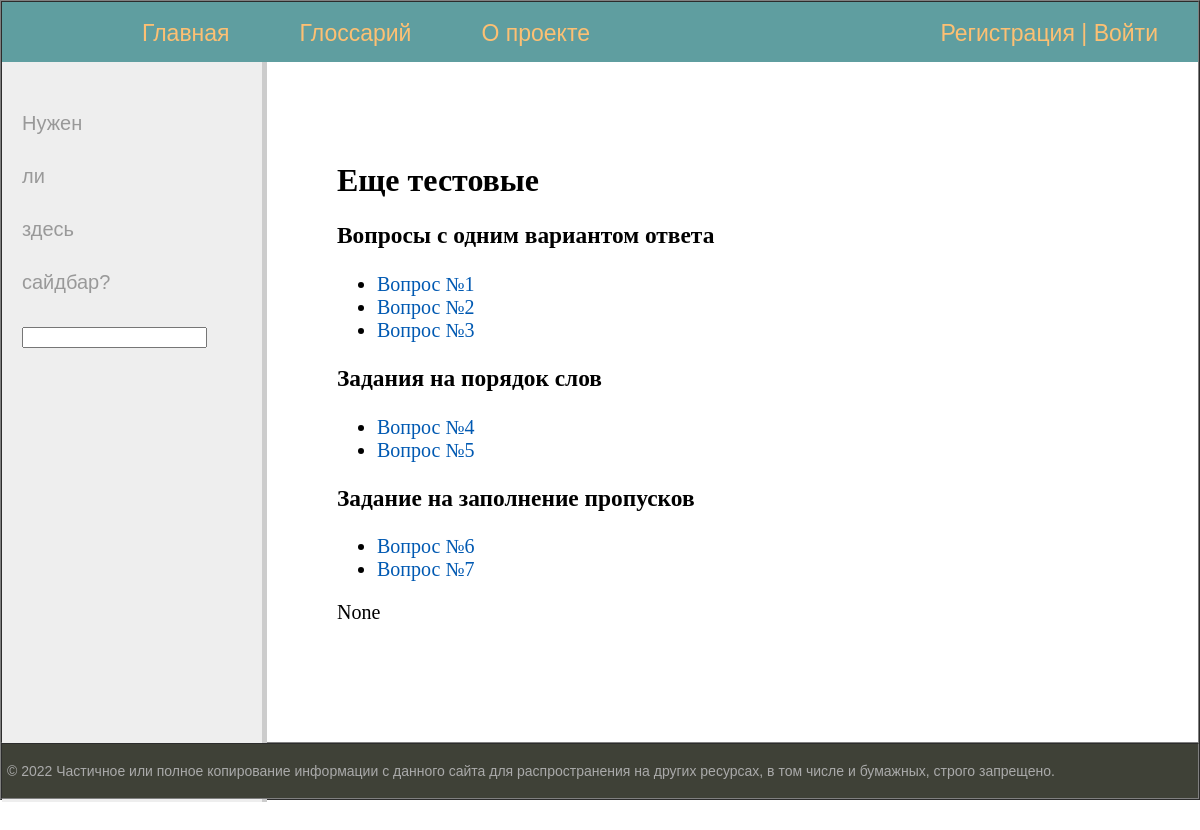
Page /course2/ on the committed database.
### kalm_quizes/models.py (models this page shows, shortened)
class Quiz(models.Model):
    quiz_number = models.IntegerField(default=0)
    quiz_name = models.CharField(max_length=150)
    class Meta:
        verbose_name = 'Курс'
        verbose_name_plural = 'Курсы'

class SingleChoice(models.Model):
    quiz = models.ForeignKey(Quiz, on_delete=models.CASCADE)
    question_number = models.IntegerField(default=0)
    question_text = models.TextField(unique=True)
    right_answer = models.CharField(max_length=100)
    wrong_answer_1 = models.CharField(max_length=100)
    wrong_answer_2 = models.CharField(max_length=100)
    wrong_answer_3 = models.CharField(max_length=100)
    class Meta:
        verbose_name = 'Вопрос с одним вариантом ответа'
        verbose_name_plural = 'Вопросы с одним вариантом ответа'

class PutInOrder(models.Model):
    quiz = models.ForeignKey(Quiz, on_delete=models.CASCADE)
    question_number = models.IntegerField(default=0)
    question_text = models.TextField(default='')
    text_for_ordering = models.TextField(default='')
    class Meta:
        verbose_name = 'Задание на порядок слов'
        verbose_name_plural = 'Задания на порядок слов'

class PutInGaps(models.Model):
    quiz = models.ForeignKey(Quiz, on_delete=models.CASCADE)
    question_number = models.IntegerField(default=0)
    question_text = models.TextField(unique=True)
    right_answer = models.CharField(max_length=225, default='')
    choices_list = models.CharField(max_length=225, default='')
    class Meta:
        verbose_name = 'Задание на заполнение пропусков'
        verbose_name_plural = 'Задания для заполнения пропусков'

### kalm_quizes/views.py (the view)
    def quiz_page_wrapper(request, quiz_id):
        user_pk = request.user.pk
        profile = None
        if request.user.is_authenticated:
            try:
                profile = UserCourseProfile.objects.get(user_id=user_pk, quiz_id=quiz_id)
            except UserCourseProfile.DoesNotExist:
                profile = UserCourseProfile.objects.create(quiz_id=quiz_id, user_id=user_pk)
        return func(request, quiz_id, profile)

### kalm_quizes/views.py (called while the page is built)
def get_quiz_stat(request):
    if request.user.is_authenticated:
        quizes_stat = []
        user_profile_records = request.user.usercourseprofile_set.all()
        for rec in user_profile_records:
            right_answers_count = len(UserCourseAnswers.objects.filter(user=rec.user_id,
                                                                       quiz=rec.quiz_id,
                                                                       result=1))
            quiz = Quiz.objects.get(pk=rec.quiz_id)
            quizes_stat.append((quiz, right_answers_count))
    else:
        quizes_stat = None
    return quizes_stat

def user_profile_decorator(func):
    def quiz_page_wrapper(request, quiz_id):
        user_pk = request.user.pk
        profile = None
        if request.user.is_authenticated:
            try:
                profile = UserCourseProfile.objects.get(user_id=user_pk, quiz_id=quiz_id)
            except UserCourseProfile.DoesNotExist:
                profile = UserCourseProfile.objects.create(quiz_id=quiz_id, user_id=user_pk)
        return func(request, quiz_id, profile)
    return quiz_page_wrapper

@user_profile_decorator
def quiz_page(request, quiz_id, profile):
    quiz = get_object_or_404(Quiz, pk=quiz_id)
    single_choices_list = quiz.singlechoice_set.all()
    put_in_gaps_list = quiz.putingaps_set.all()
    put_in_order_list = quiz.putinorder_set.all()
    context = {
        'menu': menu,
        'quiz': quiz,
        'single_choices_list': single_choices_list,
        'put_in_order_list': put_in_order_list,
        'put_in_gaps_list': put_in_gaps_list,
        'profile': profile,
        'quizes_stat': get_quiz_stat(request)
    }
    return render(request, 'kalm_quizes/quiz_page_template.html', context)

### templates/kalm_quizes/quiz_page_template.html (shortened to what this page needs)
{% extends 'kalm_quizes/base_template_1.html' %}
{% load static %}
{% block content %}
    <h1>{{quiz.quiz_name}}</h1>
    <h3>Вопросы с одним вариантом ответа</h3>
        <ul>
        {% for single_choice in single_choices_list %}
            <li><a href="{% url 'kalm_quizes:single_choice_page' quiz.id single_choice.question_number %}">Вопрос №{{ single_choice.question_number}}</a></li>
        {% endfor %}
        </ul>
    <h3>Задания на порядок слов</h3>
         <ul>
        {% for put_in_order in put_in_order_list %}
             <li><a href="{% url 'kalm_quizes:put_in_order_page' quiz.id put_in_order.question_number %}">Вопрос №{{ put_in_order.question_number }}</a></li>
        {% endfor %}
        </ul>
    <h3>Задание на заполнение пропусков</h3>
         <ul>
        {% for put_in_gaps in put_in_gaps_list %}
            <li><a href="{% url 'kalm_quizes:put_in_gaps_page' quiz.id put_in_gaps.question_number %}">Вопрос №{{ put_in_gaps.question_number }}</a></li>
        {% endfor %}
        </ul>
    <p>{{quizes_stat}}</p>
{% endblock %}

### kalm_quizes/static/kalm_quizes/css/styles.css (style rules this page uses)
html, body { font-family: 'Arial'; margin: 0 auto; padding: 0; height: 100%; width: 100%; color: #444; }
a { color: #0059b2; text-decoration: none; }
.content-text h1 { font-size: 32px; }

### rows in the picture
Quiz: quiz_name "Еще тестовые"
SingleChoice: question_number "1"
SingleChoice: question_number "2"
SingleChoice: question_number "3"
PutInOrder: question_number "4"
PutInOrder: question_number "5"
PutInGaps: question_number "6"
PutInGaps: question_number "7"

### other values in the picture
{{ quizes_stat }} "None"
